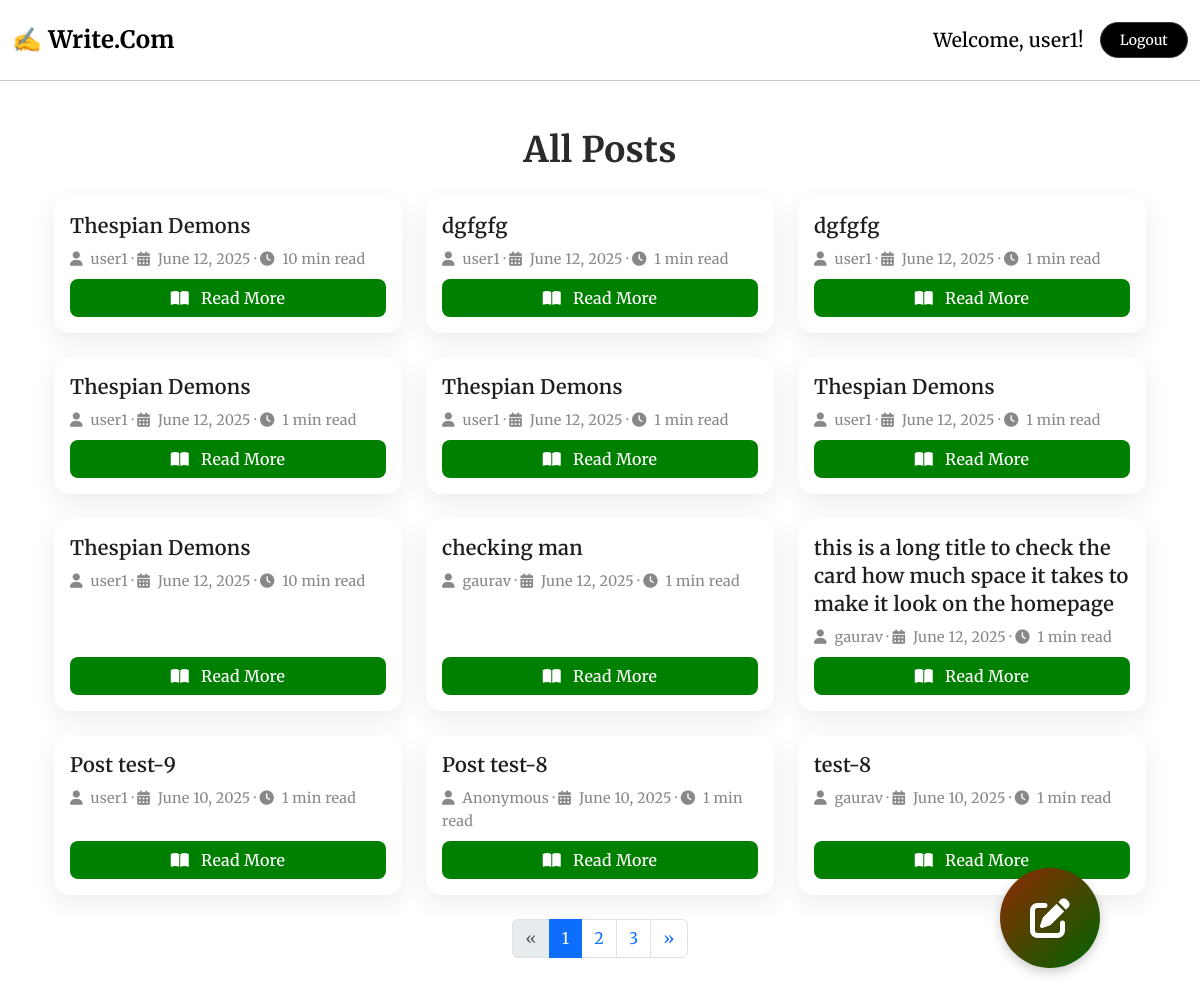
/ (signed in), run on the app's committed database.
### blog/models.py (models this page shows, shortened)
class Post(models.Model):
    author=models.ForeignKey(User,on_delete=models.CASCADE)
    title=models.CharField(max_length=200)
    slug=models.SlugField(unique=True,blank=True)
    content=models.TextField()
    created_at=models.DateTimeField(auto_now_add=True)
    updated_at=models.DateTimeField(auto_now=True)
    tags=models.ManyToManyField(Tag,blank=True)
    content_html=models.TextField(blank=True)
    @property
    def read_time(self):
        word_count=len(strip_tags(self.content).split())
        minutes=math.ceil(word_count/200)
        return f"{minutes} min read"

### blog/views.py (the view)
# urls.py: path('',views.home,name='home'),
def home(request):
    posts=Post.objects.all().order_by('-created_at')
    paginator=Paginator(posts,12)
    page_number=request.GET.get('page')
    page_obj=paginator.get_page(page_number)
    return render(request,'blog/post_list.html',{'page_obj':page_obj})

### blog/templates/blog/post_list.html (shortened to what this page needs)
{% extends "blog/base.html" %}
{% block content %}
  <div class="container py-4">
  <h2 class="section-heading mb-4">All Posts</h2>
  <div class="row g-4">
    {% for post in page_obj %}
      <div class="col-md-6 col-lg-4">
        <div class="card post-card-modern h-100">
          <div class="card-body d-flex flex-column">
            <h5 class="card-title mb-2">
              <a href="{% url 'post_detail' slug=post.slug %}" class="text-decoration-none title-link">{{ post.title }}</a>
            </h5>
            <p class="card-meta small mb-2">
              <i class="fas fa-user me-1"></i> {{ post.author.username }} &middot;
              <i class="fas fa-calendar-alt me-1"></i> {{ post.created_at|date:"F j, Y" }} &middot;
              <i class="fas fa-clock me-1"></i> {{ post.read_time }}
            </p>
            <a href="{% url 'post_detail' slug=post.slug %}" class="btn btn-read mt-auto">
              <i class="fas fa-book-open me-2"></i> Read More
            </a>
          </div>
        </div>
      </div>
    {% endfor %}
  </div>
  {% if page_obj.has_other_pages %}
    <nav class="mt-4">
      <ul class="pagination justify-content-center">
        {% if page_obj.has_previous %}
          <li class="page-item">
            <a class="page-link" href="?page={{ page_obj.previous_page_number }}" aria-label="Previous">
              <span aria-hidden="true">&laquo;</span>
            </a>
          </li>
        {% else %}
          <li class="page-item disabled"><span class="page-link">&laquo;</span></li>
        {% endif %}
        {% for num in page_obj.paginator.page_range %}
          {% if page_obj.number == num %}
            <li class="page-item active"><span class="page-link">{{ num }}</span></li>
          {% elif num > page_obj.number|add:'-3' and num < page_obj.number|add:'3' %}
            <li class="page-item"><a class="page-link" href="?page={{ num }}">{{ num }}</a></li>
          {% endif %}
        {% endfor %}
        {% if page_obj.has_next %}
          <li class="page-item">
            <a class="page-link" href="?page={{ page_obj.next_page_number }}" aria-label="Next">
              <span aria-hidden="true">&raquo;</span>
            </a>
          </li>
        {% else %}
          <li class="page-item disabled"><span class="page-link">&raquo;</span></li>
        {% endif %}
      </ul>
    </nav>
  {% endif %}
</div>
<a href="{% url 'create_post' %}" class="create-btn" data-tooltip="Create a new post">
    <i class="fa-solid fa-pen-to-square"></i>
</a>
{% endblock %}

### blog/templates/blog/base.html (shortened to what this page needs)
<!DOCTYPE html>
<html lang="en">
<head>
    <link href="https://cdn.jsdelivr.net/npm/bootstrap@5.3.0/dist/css/bootstrap.min.css" rel="stylesheet">
    <link rel="stylesheet" href="https://cdnjs.cloudflare.com/ajax/libs/font-awesome/6.5.0/css/all.min.css">
</head>
<body>
<nav class="navbar navbar-expand-lg modern-navbar py-3">
  <div class="container-fluid">
    <a class="navbar-brand fw-bold" href="/" style="font-size: 1.5rem;">
      ✍️ Write.Com
    </a>
    <div class="ms-auto d-flex align-items-center gap-2">
      {% if user.is_authenticated %}
        <span class="me-2 user-greeting">
          Welcome, {{ user.username }}!
        </span>
        <form action="{% url 'custom_logout' %}" method="post" style="display:inline;">
          <button type="submit" class="btn modern-btn btn-sm">
            Logout
          </button>
        </form>
      {% else %}
        <a href="{% url 'custom_login' %}" class="btn modern-btn btn-sm">Login</a>
        <a href="{% url 'custom_register' %}" class="btn modern-btn btn-sm">Sign Up</a>
      {% endif %}
    </div>
  </div>
</nav>
<hr class="mt-0">
<div class="container mt-4">
    {% block content %}
    {% endblock %}
</div>
</body>
</html>

### blog/templates/blog/base.html (style rules this page uses)
body { background-color: #ffffff; color: #2e2a26; font-family: 'Merriweather', 'Segoe UI', sans-serif; line-height: 1.6; font-size: 16px; letter-spacing: 0.25px; -webkit-font-smoothing: antialiased; }
.modern-navbar { background: #ffffff; font-family: 'Merriweather', 'Segoe UI', sans-serif; transition: background-color 0.3s ease; }
.modern-navbar .navbar-brand { color: #000000; font-weight: 700; text-decoration: none; transition: color 0.3s ease; }
.modern-navbar .user-greeting { font-size: 1.2rem; font-weight: 500; color: #000000; }
.modern-btn { background-color:rgb(0, 0, 0); border: 1px solid #383838; color: #ffffff; padding: 0.4rem 1.2rem; border-radius: 20px; font-weight: 500; transition: all 0.25s ease-in-out; font-family: 'Merriweather', 'Segoe UI', sans-serif; }

### blog/templates/blog/post_list.html (style rules this page uses)
.create-btn { position: fixed; bottom: 30px; right: 100px; width: 100px; height: 100px; background-color: #7f674d; color: white; border-radius: 50%; border:none; font-size: 24px; display: flex; align-items: center; justify-content: center; z-index: 1000; box-shadow: 0 4px 12px rgba(0, 0, 0, 0.2); transition: transform 0.3s ease, box-shadow 0.3s ease; text-decoration: none; cursor: pointer; background: linear-gradient(135deg, #8f2904, darkgreen); animation: floatPulse 2s ease-in-out infinite; }
.create-btn::after { content: attr(data-tooltip); position: absolute; bottom: 100%; right: 50%; transform: translateX(50%); background: #2c2c2c; color: #fffbe6; padding: 6px 10px; border-radius: 8px; white-space: nowrap; font-size: 1rem; font-family: 'Merriweather', sans-serif; font-weight:500; opacity: 0; pointer-events: none; transition: all 0.2s ease-in-out; box-shadow: 0 2px 6px rgba(0,0,0,0.2); }
.create-btn i { font-size: 40px; color: white; transition: transform 0.3s ease, color 0.3s ease; text-shadow: 0 1px 2px rgba(0, 0, 0, 0.2); animation: shimmer 3s infinite ease-in-out; justify-content: center; }
.section-heading { font-size: 2.2rem; font-weight: 700; color: #2a2a2a; text-align: center; font-family: 'Merriweather', 'Segoe UI', sans-serif; }
.post-card-modern { border: none; border-radius: 1rem; background: #ffffff; box-shadow: 0 8px 24px rgba(0, 0, 0, 0.08); transition: transform 0.3s ease, box-shadow 0.3s ease; }
.post-card-modern .card-title { font-size: 1.25rem; font-weight: 600; color: #222; line-height: 1.4; }
.title-link { color: #1e1e1e; transition: color 0.2s ease; }
.card-meta { color: #888; font-size: 0.9rem; }
.btn-read { background-color: green; color: #fff; border-radius: 8px; font-weight: 500; transition: background-color 0.3s ease; }

### data on the page
Post: title "Thespian Demons", author.username "user1", created_at "June 12, 2025", read_time "10 min read"
Post: title "dgfgfg", author.username "user1", created_at "June 12, 2025", read_time "1 min read"
Post: title "dgfgfg", author.username "user1", created_at "June 12, 2025", read_time "1 min read"
Post: title "Thespian Demons", author.username "user1", created_at "June 12, 2025", read_time "1 min read"
Post: title "Thespian Demons", author.username "user1", created_at "June 12, 2025", read_time "1 min read"
Post: title "Thespian Demons", author.username "user1", created_at "June 12, 2025", read_time "1 min read"
Post: title "Thespian Demons", author.username "user1", created_at "June 12, 2025", read_time "10 min read"
Post: title "checking man", author.username "gaurav", created_at "June 12, 2025", read_time "1 min read"
Post: title "this is a long title to check the card how much space it takes to make it look on the homepage", author.username "gaurav", created_at "June 12, 2025", read_time "1 min read"
Post: title "Post test-9", author.username "user1", created_at "June 10, 2025", read_time "1 min read"
Post: title "Post test-8", author.username "Anonymous", created_at "June 10, 2025", read_time "1 min read"
Post: title "test-8", author.username "gaurav", created_at "June 10, 2025", read_time "1 min read"

### other printed values
{{ user.username }} "user1"
{{ num }} "1"
{{ num }} "2" "3"
